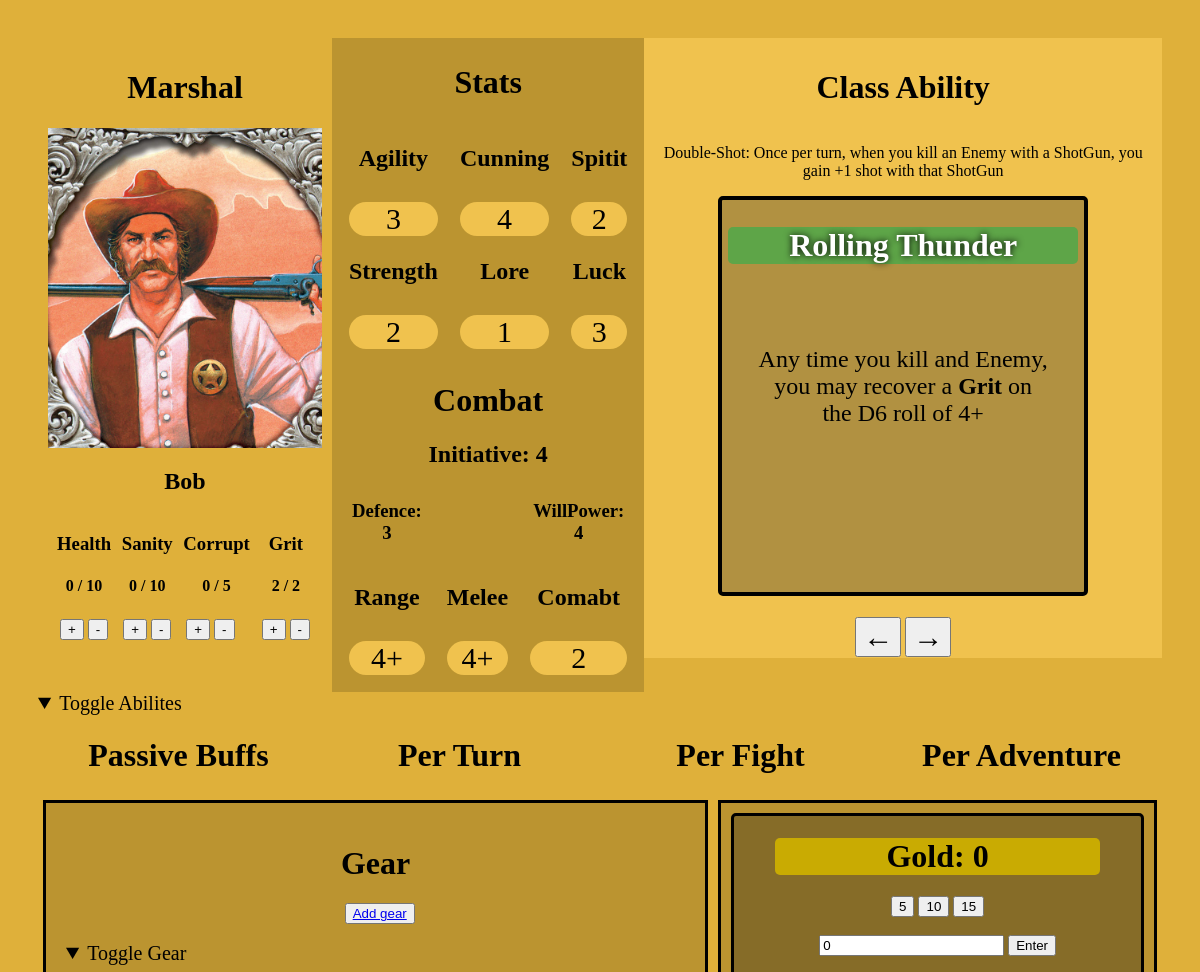
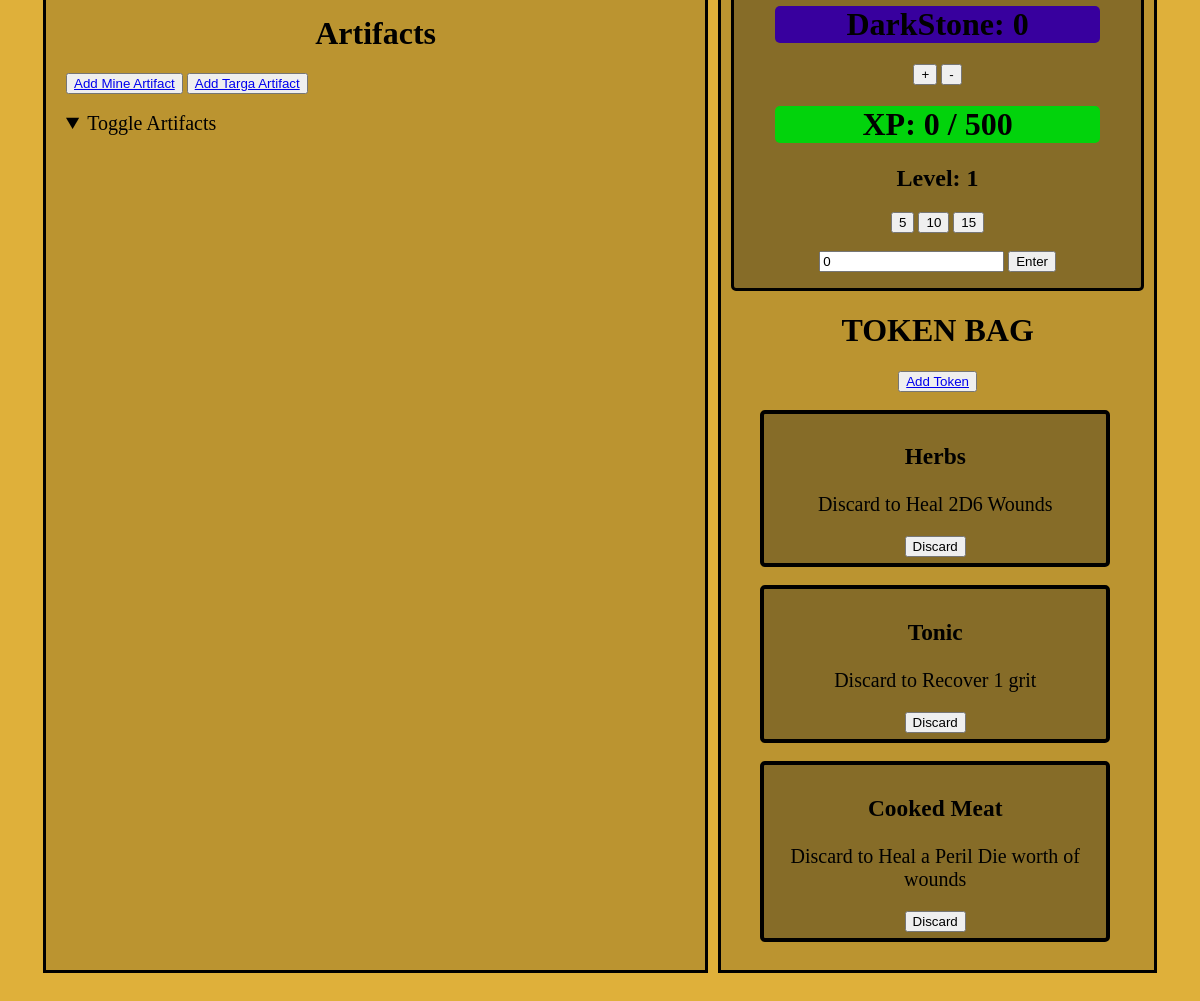
Before: /characters/1/ with the older database file (2 pictures, top to bottom).
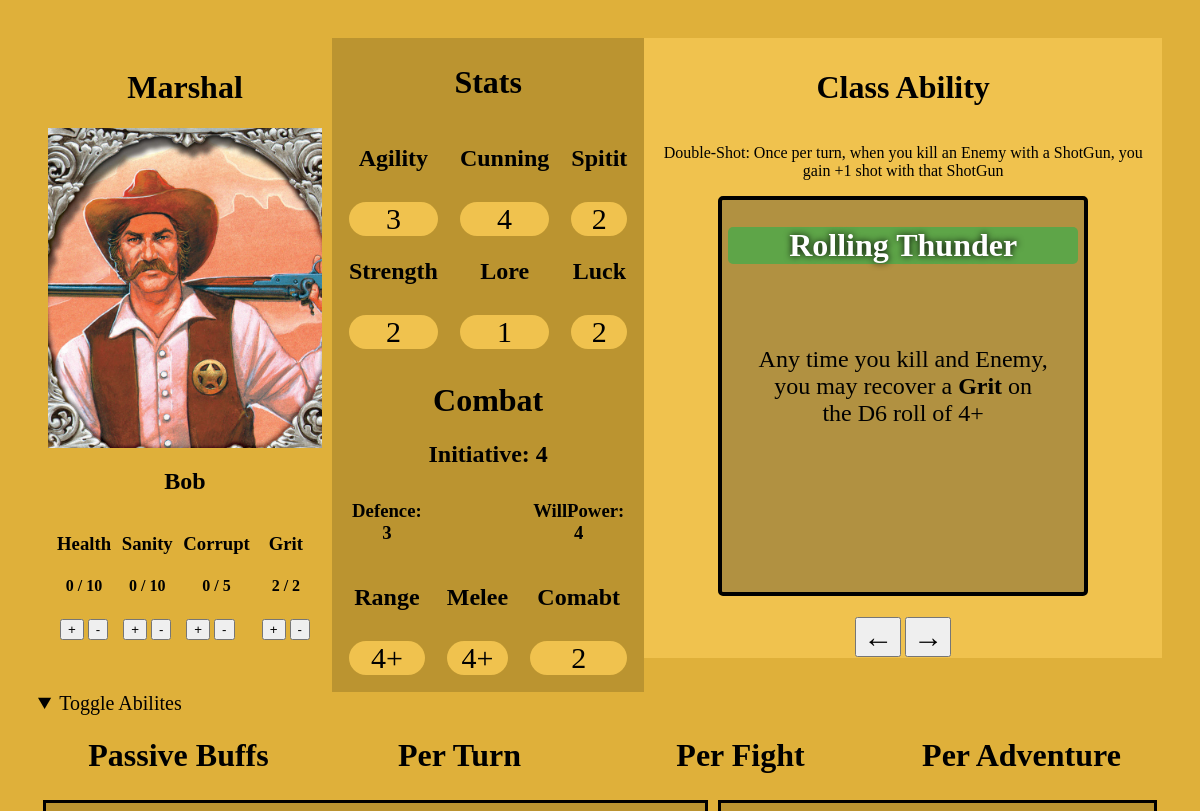
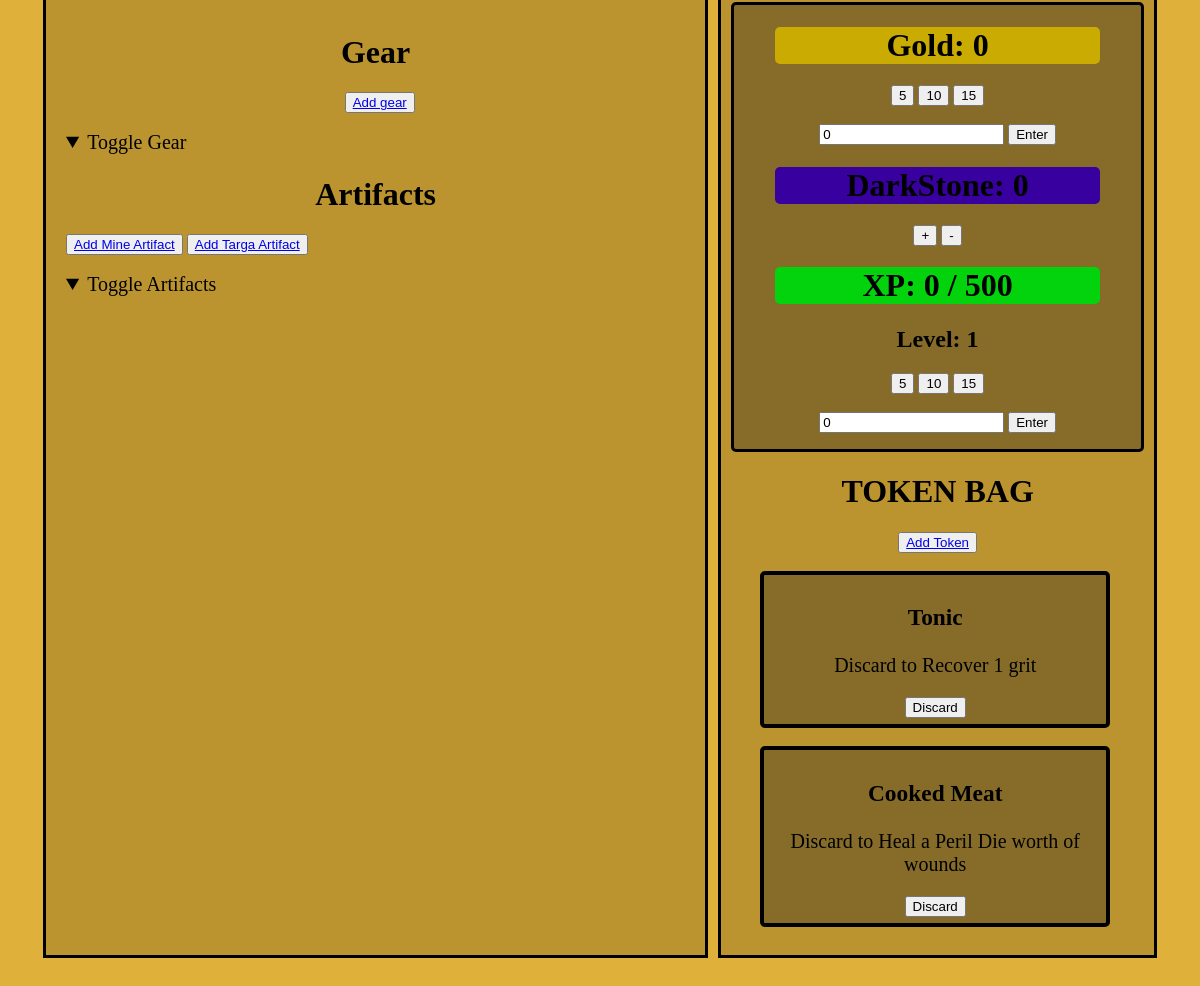
After: the same page with the newer database file (2 pictures, top to bottom).
### characters/models.py (models this page shows, shortened)
class Character(models.Model):
    character_user = models.ForeignKey(
        settings.AUTH_USER_MODEL,
        on_delete=models.CASCADE,
        related_name="marshal_character",
    )
    class_options = (
        ("Marshal", "Marshal"),
        ("Rancher", "Rancher"),
        ("LawMan","LawMan"),
        ("PianoPlayer","PianoPlayer"),
        ("IndianScout","IndianScout"),
        ("Bandido","Bandido"),
        ("Preacher","Preacher"),
        ("GunSlinger","GunSlinger"),
    )
    character_class = models.CharField(choices=class_options, default="Marshal")
    character_name = models.CharField(max_length=25,blank=False)
    character_init = models.BooleanField(default= False)
    agility = models.IntegerField(default=0)
    cunning = models.IntegerField(default=0)
    spirit = models.IntegerField(default=0)
    strength = models.IntegerField(default=0)
    luck = models.IntegerField(default=0)
    lore = models.IntegerField(default=0)
    weight = models.IntegerField(default=0)
    initiative = models.IntegerField(default=0)
    range_to_hit = models.IntegerField(default=0)
    melee_to_hit = models.IntegerField(default=0)
    combat = models.IntegerField(default=0)
    health = models.IntegerField(default=0)
    defence = models.IntegerField(default=0)
    sanity = models.IntegerField(default=0)
    willpower = models.IntegerField(default=0)
    current_weight = models.IntegerField(default=0)
    current_health = models.IntegerField(default = 0)
    current_sanity = models.IntegerField(default= 0 )
    max_grit = models.IntegerField(default=2)
    current_grit = models.IntegerField(default=2)
    corruption = models.IntegerField(default=5)
    current_corruption = models.IntegerField(default=0)
    class_card = models.IntegerField(default=1)
    gold = models.IntegerField(default=0)
    dark_stone = models.IntegerField(default=0)
    xp = models.IntegerField(default=0)
    level = models.IntegerField(default=1)

class Side_Bag(models.Model):
    assigned_to_character = models.ForeignKey(
        Character,
        on_delete=models.CASCADE,
          related_name='side_bag')
    token = models.ForeignKey(
        Token,
        on_delete=models.CASCADE,
          related_name='character_token',
          default= 1)

### equipment/models.py (models this page shows, shortened)
class Token(models.Model):
    name = models.CharField(default= "Token")
    description = models.TextField(default= "Discard to ")

### characters/views.py (the view, shortened to what this page needs)
# urls.py: path("<int:pk>/", Character_View.as_view(), name="character_detail"),
class Character_View(DetailView):
    model = Character
    def get_template_names(self):
         character = self.get_object()
         return f'{character.character_class}_details.html'
    def get_object(self, queryset=None):
        obj = super().get_object(queryset)
        return Character.objects.get(pk=obj.pk)

### templates/marshal_details.html (shortened to what this page needs)
{% extends "base.html" %}
{% block content %}
<div class = 'container'>
  <div class="character_title">
    <h1>{{character.character_class}}</h1>
    <img src="/static/img/Us_Marshal.png">
    <h2>{{character.character_name}}</h2>
    <div
    style="
    display: flex;
    flex-direction: row;
    justify-content: space-evenly;
    ">
      <div>
        <h3>Health</h3>
        <h4 id = "current_wounds">{{character.current_health}} / {{character.health}}</h4>
        <table>
          <tr>
            <td>
              <form method="post" id = "health+">
              <button type="submit">+</button>
            </form>
            </td>
            <td>
              <form method="post" id = "health-">
              <button type="submit">-</button>
            </form>
            </td>
          </tr>
        </table>
      </div>
      <div>
        <h3>Sanity</h3>
        <h4 id = "current_sanity">{{character.current_sanity}} / {{character.sanity}}</h4>
        <table>
          <tr>
            <td>
              <form method="post" id = "sanity+">
              <button type="submit">+</button>
            </form>
            </td>
            <td>
              <form method="post" id = "sanity-" >
              <button type="submit">-</button>
            </form>
            </td>
          </tr>
        </table>
      </div>
      <div>
        <h3>Corrupt</h3>
        <h4 id = "current_corruption">{{character.current_corruption}} / {{character.corruption}}</h4>
        <table>
          <tr>
            <td>
              <form method="post" id = "corupt+">
              <button type="submit">+</button>
            </form>
            </td>
            <td>
              <form method="post" id = "corupt-" >
              <button type="submit">-</button>
            </form>
            </td>
          </tr>
        </table>
      </div>
      <div>
        <h3>Grit</h3>
        <h4 id = "current_grit">{{character.current_grit}} / {{character.max_grit}}</h4>
        <table>
          <tr>
            <td>
              <form method="post" id = "grit+">
              <button type="submit">+</button>
            </form>
            </td>
            <td>
              <form method="post" id = "grit-" >
              <button type="submit">-</button>
            </form>
            </td>
          </tr>
        </table>
      </div>
    </div>
  </div>
  <div style="
  background-color: #bb9430;
  height: fit-content;
  ">
  <div class = 'stat_info'>
    <table>
      <h1>Stats</h1>
      <tr>
        <td>
          <h2>Agility</h2>
          <p id = "agility">{{character.agility}}</p>
        </td>
        <td>
          <h2>Cunning</h2>
          <p id = "cunning">{{character.cunning}}</p>
        </td>
        <td>
          <h2>Spitit</h2>
          <p id = "spirit">{{character.spirit}}</p>
        </td>
      </tr>
      <tr style="text-align: center;">
        <td>
          <h2>Strength</h2>
          <p id = "strength">{{character.strength}}</p>
        </td>
        <td>
          <h2>Lore</h2>
          <p id = "lore">{{character.lore}}</p>
        </td>
        <td>
          <h2>Luck</h2>
          <p id = luck>{{character.luck}}</p>
        </td>
      </tr>
  </div>
  <div class = 'stat_info'>
  <table>
    <h1> Combat</h1>
    <h2 id = "initiative"> Initiative: {{character.initiative}}</h2>
    <tr>
      <td><h3 id = "defence">Defence: {{character.defence}}</h3></td>
      <td></td>
      <td><h3 id = "willpower">WillPower: {{character.willpower}}</h3></td>
    </tr>
    <tr>
        <td>
          <h2>Range</h2>
          <p id = "range">{{character.range_to_hit}}+</p>
        </td>
        <td>
          <h2>Melee</h2>
          <p id = "melee">{{character.melee_to_hit}}+</p>
        </td>
        <td>
          <h2>Comabt</h2>
          <p id = "combat">{{character.combat}}</p>
        </td>
      </tr>
  </table>
  </div>
  </div>
  <div class = 'abilites'>
    <h1> Class Ability</h1>
    <p>
      Double-Shot: Once per turn, when you kill an Enemy with a ShotGun, you gain +1 shot with that ShotGun
    </p>
    <div class = "card" id = "character_card">
      {% if character.class_card == 1 %}
        <h1>Rolling Thunder</h1>
        <p
        style="
        position: relative;
        padding: 30px;
        float: left;
        top: 20%;
        left: 50%;
        transform: translate(-50%, -50%);
        font-size: 24px;
        " >
          Any time you kill and Enemy, you may recover a <b>Grit</b> on the D6 roll of 4+
        </p>
      {% endif %}
    </div>
    <br>
    <div>
      <table>
      <tr>
        <td>
          <div>
            <form action="post" id = "card_previous">
              <button style="font-size: 30px;">&#8592;</button>
            </form>
          </div>
        </td>
        <td>
          <div>
            <form action="post" id="card_next">
              <button style="font-size: 30px;"> &#8594; </button>
            </form>
          </div>
        </td>
      </tr>
    </table>
    </div>
  </div>
</div>
<details open>
  <summary style="font-size: 20px;">Toggle Abilites</summary>
  <div style="display: flex; flex-direction: row;">
    <div id = "passive"
      style="display: block; width: 100%; text-align: center; justify-items: center;">
      <h1> Passive Buffs </h1>
    </div>
    <div id = "per_turn"
      style="display: block; width: 100%; text-align: center; justify-items: center;">
      <h1> Per Turn </h1>
    </div>
    <div id = "per_fight"
    style="display: block; width: 100%; text-align: center; justify-items: center;">
      <h1> Per Fight </h1>
    </div>
    <div id = 'per_adventure'
      style="display: block; width: 100%; text-align: center; justify-items: center;">
      <h1> Per Adventure </h1>
    </div>
</div>
</details>
<div class = 'container'>
  <div class = 'equipment'>
    <div>
      <h1 style="text-align: center; ">Gear</h1>
      <button style="position: relative; left: 45%;"><a href = '{% url "add_gear" character.pk%}'>Add gear</a></button>
      <br>
      <br>
      <details open>
        <summary style="font-size: 20px;">Toggle Gear</summary>
      </details>
      </div>
    <div>
      <h1 style="text-align: center;">Artifacts</h1>
      <button><a href = '{% url "add_mine_artifact" character.pk%}'>Add Mine Artifact</a></button>
      <button><a href = '{% url "add_targa_artifact" character.pk%}'>Add Targa Artifact</a></button>
      <br>
      <br>
      <details open>
        <summary style="font-size: 20px;">Toggle Artifacts</summary>
      </details>
  </div>
  </div>
  <div class = 'resources'>
    <div style="
    background-color:  rgb(134, 108, 40);
    border: solid black 3px;
    border-radius: 5px;
    ">
      <div>
        <h1 class="gold_banner" id = "current_gold">Gold: {{character.gold}}</h1>
        <button onclick="Gold_Data(5)">5</button>
        <button onclick="Gold_Data(10)">10</button>
        <button onclick="Gold_Data(15)">15</button>
        <br>
        <br>
        <form method = 'post' id = 'gold'>
          <input type="number" id = 'gold_value' value="0">
          <button type="submit">Enter</button>
        </form>
      </div>
      <div>
        <h1 class = 'dark_stone_banner' id = 'current_dark_stone'>DarkStone: {{character.dark_stone}}</h1>
        <button onclick="Dark_Stone_Data('+')">+</button>
        <button onclick="Dark_Stone_Data('-')">-</button>
      </div>
        <div>
          <h1 class = "xp_banner" id = 'current_xp'>XP: {{character.xp}} / 500</h1>
          <h2>Level: {{character.level}}</h2>
          <button onclick="XP_Data(5)">5</button>
          <button onclick="XP_Data(10)">10</button>
          <button onclick="XP_Data(15)">15</button>
          <br>
          <br>
          <form method = 'post' id = 'xp'>
            <input type="number" id = 'xp_value' value="0">
            <button type="submit">Enter</button>
          </form>
        </div>
    </div>
    <div id = "side_bag">
        <h1>TOKEN BAG</h1>
        <button><a href = '{% url "add_token" character.pk%}'>Add Token</a></button>
        <br>
        <br>
        {% for token in character.side_bag.all %}
        <div class = 'token_card' id = 'token_{{token.pk}}'>
          <h3>{{token.token.name}}</h3>
          <p>{{token.token.description}}</p>
          <button onclick="Delete_Token('{{token.pk}}','token_{{token.pk}}'
            )">Discard</button>
        </div>
        <br>
        {% endfor %}
    </div>
  </div>
</div>
{% endblock content %}

### templates/base.html (shortened to what this page needs)
{%load static%}
<html>
  <head>
    <link rel = "stylesheet" href = "{% static 'css/Main.css' %}">
  </head>
  <body>
    <main>
      {% block content %}
      {% endblock content %}
    </main>
  </body>
</html>

### static/css/Main.css (style rules this page uses)
body { padding: 30px; background-color: #dfb03a; overflow-y: scroll; scrollbar-width: 2px; }
.container { display: flex; position: relative; }
.character_title { padding: 10px; align-items: center; justify-content: center; text-align: center; width: 30vw; }
.stat_info { padding: 5px; text-align: center; }
.stat_info table tr { text-align: center; ; }
.stat_info table tr td { padding: 10px; }
.stat_info table tr p { text-align: center; font-size: 30px; background-color: #f0c24e; border-radius: 50px; }
.abilites { background-color: #f0c24e; height: 600px; padding: 10px; text-align: center; max-width: 45vw; overflow-y: scroll; overflow-x: hidden; display: flex; flex-direction: column; align-items: center; justify-items: center; }
.card { padding: 6px; min-height: 380px; max-height: 380px; width: 350px; border: solid black; border-radius: 5px; border-width: 4px; background-color: rgb(177, 145, 65); }
.card h1 { background-color: rgb(94, 165, 72); border-radius: 5px; color: white; text-shadow: 0 0 7px black; }
.token_card { padding: 6px; width: 80%; border: solid black; border-radius: 5px; border-width: 4px; background-color: rgb(134, 108, 40); position: relative; left: 7%; font-size: 20px; }
.equipment { background-color: #bb9430; width: 60vw; margin: 5px; padding: 20px; border: solid black; }
.resources { padding: 10px; background-color: #bb9430; margin: 5px; width: 40vw; border: solid black; overflow-y: scroll; overflow-x: hidden; display: flex; flex-direction: column; text-align: center; }
.gold_banner { background-color: rgb(201, 171, 2); border-radius: 5px; width: 80%; left: 10%; position: relative; }
.dark_stone_banner { background-color: rgb(56, 0, 158); border-radius: 5px; width: 80%; left: 10%; position: relative; }
.xp_banner { background-color: rgb(2, 211, 12); border-radius: 5px; width: 80%; left: 10%; position: relative; }

Changed rows visible on the page:
removed Side_Bag: token.name "Herbs", token.description "Discard to Heal 2D6 Wounds"
changed Character "Marshal": luck "3" → "2"
